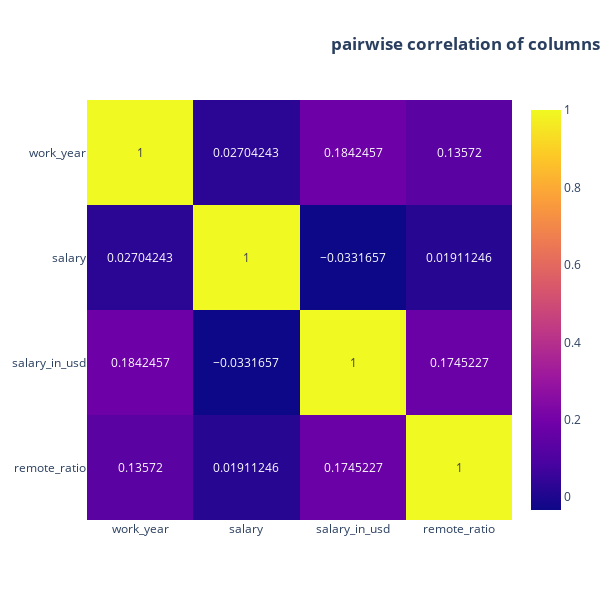

Notebook cell for this chart:
### Code cell
# evaluating Pearson correlation coefficient
fig = px.imshow(df.corr(method = 'pearson'), text_auto = True, height = 600, width = 600, template = 'plotly',
               aspect = 'auto', title = '<b>pairwise correlation of columns</b>')
fig.update_layout(title_x = 1)
fig.show()

'''
From these correlation coefficients we see that none of the variables are strongly correlated.
'''

### Figure 1 — Plotly figure (JSON) as saved in the notebook; plotly's stock layout.template omitted (floating-point values rounded to 4 significant figures)
{"data": [{"coloraxis": "coloraxis", "hovertemplate": "x: %{x}<br>y: %{y}<br>color: %{z}<extra></extra>", "name": "0", "texttemplate": "%{z}", "type": "heatmap", "x": ["work_year", "salary", "salary_in_usd", "remote_ratio"], "xaxis": "x", "y": ["work_year", "salary", "salary_in_usd", "remote_ratio"], "yaxis": "y", "z": [[1, 0.02704, 0.1842, 0.1357], [0.02704, 1, -0.03317, 0.01911], [0.1842, -0.03317, 1, 0.1745], [0.1357, 0.01911, 0.1745, 1]]}], "layout": {"coloraxis": {"colorscale": [[0, "#0d0887"], [0.1111, "#46039f"], [0.2222, "#7201a8"], [0.3333, "#9c179e"], [0.4444, "#bd3786"], [0.5556, "#d8576b"], [0.6667, "#ed7953"], [0.7778, "#fb9f3a"], [0.8889, "#fdca26"], [1, "#f0f921"]]}, "height": 600, "title": {"text": "<b>pairwise correlation of columns</b>", "x": 1}, "width": 600, "xaxis": {"anchor": "y", "autorange": true, "domain": [0, 1], "range": [-0.5, 3.5], "type": "category"}, "yaxis": {"anchor": "x", "autorange": true, "domain": [0, 1], "range": [3.5, -0.5], "type": "category"}}}
